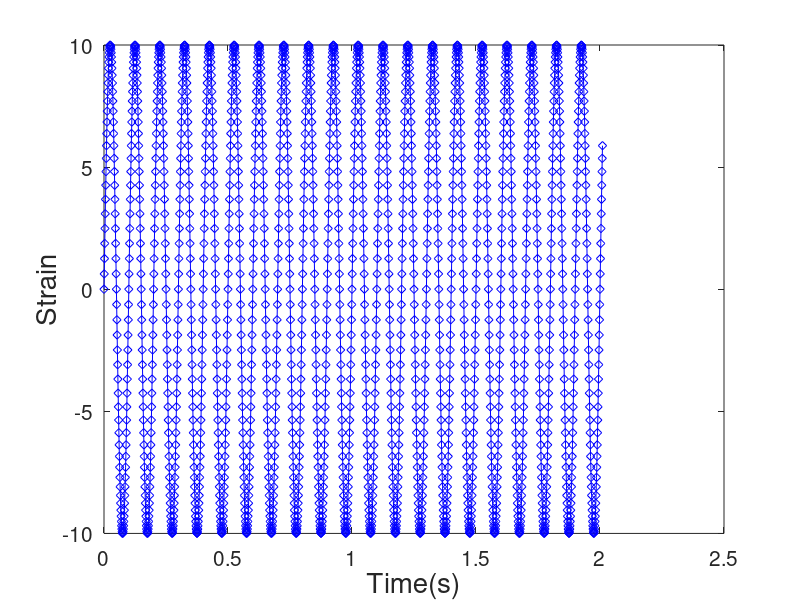
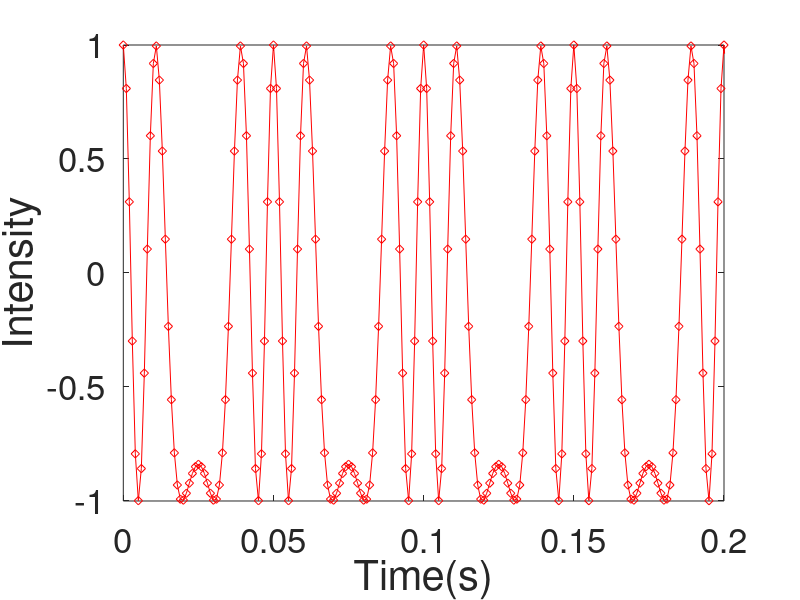

Write MATLAB code to recreate these figures, in order. (Note: this script raises an error after producing the figures.)
%Setting up strain function
Fm=10;
Fs=100;
i=1;
undemodf=[];
Fc=50;
phase0=pi;
t=0:0.001:2.01;
strain=10*sin(2*pi*10*t);
%plotting strain function with time
figure(1);title('Original Strain');plot(t,strain,'-bd');
set(gca,'FontSize',15);
xlabel('Time(s)','FontSize',20);
ylabel('Strain','FontSize',20);
%Setting up intensity
In=zeros(size(strain));
for t=0:0.001:2.01
    In(i)=cos(strain(i));
    i=i+1;
end
%Setting up intensity function and plotting intensity
t=0:0.001:2.01;
figure(2);title('Original Intensity');
plot(t,In,'-rd'); 
set(gca,'FontSize',25);
xlabel('Time(s)','FontSize',30);
ylabel('Intensity','FontSize',30);
xlim([0 0.2]);%%zooming along x-axis
%Setting up the white noise
NoiseIn=awgn(In,5,'measured');%%5 dB SNR
%Implementing low pass filter
FilterIn=lowpass(NoiseIn,0.5);
%Comparing noise and noise free intensity signals
t=0:0.001:2.01;
figure(3);
subplot(2,1,1)
plot(t,In,'-rd');
set(gca,'FontSize',25);
title('Intensity-no noise');
ylabel('Intensity','FontSize',30);
xlabel('time(s)','FontSize',30);
xlim([0 0.2]);
subplot(2,1,2)
plot(t,FilterIn,'-bd');
title('Intensity-White noise');
set(gca,'FontSize',20);
ylabel('Intensity','FontSize',30);
xlabel('time(s)','FontSize',30);
xlim([0 0.2]);
%adding 90 phase and demodulating
In_90=zeros(size(strain));
demod=zeros(size(strain));
kk=1;
for t=0:0.001:2.01
    In_90(kk)=cos(strain(kk)+pi/2);
    demod(kk)=-atan2(In_90(kk), In(kk));
    kk=kk+1;
end
%plotting intensity where phase is changed by 90
t=0:0.001:2.01;
figure(4);title('Intensity phase modulated by 90');
plot(t,In_90,'-rd');
xlim([0 0.2]);
set(gca,'FontSize',25);
xlabel('Time(s)','FontSize',30);
ylabel('Intensity','FontSize',30);
%setting up unwrapping and plotting unwrapped graph
undemod=unwrap(demod);
%Plotting filtered demodulated strain and Original strain-Sin Noise
t=0:0.001:2.01;
figure(5);title('Original strain and Demodualted filtered sin noise strain vs time');
plot(t,[undemod;strain]);
set(gca,'FontSize',25);
legend('Filtered Demodulated Strain-sin noise','Original Strain');
ylabel('Strain','FontSize',30);
xlabel('time(s)','FontSize',30);
xlim([0 0.2]);
t=0:0.001:2.01;
%Plotting demodualted strain
figure(6);
subplot(2,1,1);
plot(t,strain,'--d');
set(gca,'FontSize',25);
title('Original Strain','FontSize',30)
ylabel('Strain','FontSize',30);
xlabel('time(s)','FontSize',30);
subplot(2,1,2);
plot(t,undemod,':rd');
set(gca,'FontSize',25);
title('Demodulated Strain','FontSize',30)
ylabel('Strain','FontSize',30);
xlabel('time(s)','FontSize',30);
%adding 90 phase and demodulating for filtered data
demodf=zeros(size(strain));
kk=1;
for t=0:0.001:2.01
    demodf(kk)=-atan2(In_90(kk), FilterIn(kk));
    kk=kk+1;
end
undemodf=unwrap(demodf);
%Plotting filtered demodulated strain and Original strain-White Noise
t=0:0.001:2.01;
figure(7);title('Filtered white noise strain and Original strain');plot(t,[undemodf;strain]);
set(gca,'FontSize',25);
legend('Filtered Demodulated Strain-white noise','Original Strain');
ylabel('Strain','FontSize',30);
xlabel('time(s)','FontSize',30);
xlim([0 0.2]);
%Creating sin noise of function
i=1;
sinnoise=[];
for t=0:0.001:2.01
    sinnoise(i)=0.9*sin(2*pi*100*t)+In(i);
    i=i+1;
end
%Passing Intensity with sin noise through a low pass filter
FilterInSin=lowpass(sinnoise,0.1);
%Comparing noise and noise free intensity signals
t=0:0.001:2.01;
figure(8);
subplot(2,1,1)
plot(t,In,'-rd');
set(gca,'FontSize',25);
title('Intensity-no noise');
ylabel('Intensity','FontSize',30);
xlabel('time(s)','FontSize',30);
xlim([0 0.2]);
subplot(2,1,2)
plot(t,FilterInSin,'-bd');
title('Intensity-Sine noise');
set(gca,'FontSize',20);
ylabel('Intensity','FontSize',30);
xlabel('time(s)','FontSize',30);
xlim([0 0.2]);
t=0:0.001:2.01;
%adding 90 phase and demodulating-sin wave
In_90=zeros(size(strain));
demods=zeros(size(strain));
kk=1;
for t=0:0.001:2.01
    In_90(kk)=cos(strain(kk)+pi/2);
    demods(kk)=-atan2(In_90(kk), FilterInSin(kk));
    kk=kk+1;
end
%setting up unwrapping and plotting unwrapped graph-sin noise
undemods=unwrap(demods);
%Plotting demodualted strain of sinnoise
t=0:0.001:2.01;
figure(9);
subplot(2,1,1);
plot(t,strain,'--d');
set(gca,'FontSize',25);
title('Original Strain','FontSize',30)
ylabel('Strain','FontSize',30);
xlabel('time(s)','FontSize',30);
subplot(2,1,2);
plot(t,undemods,':rd');
set(gca,'FontSize',25);
title('Demodulated Strain-sin noise','FontSize',30)
ylabel('Strain','FontSize',30);
xlabel('time(s)','FontSize',30);
%Plotting demodualted strain of white noise
t=0:0.001:2.01;
figure(10);
subplot(2,1,1);
plot(t,strain,'--d');
set(gca,'FontSize',25);
title('Original Strain','FontSize',30)
ylabel('Strain','FontSize',30);
xlabel('time(s)','FontSize',30);
subplot(2,1,2);
plot(t,undemodf,':rd');
set(gca,'FontSize',25);
title('Demodulated Strain-White noise','FontSize',30)
ylabel('Strain','FontSize',30);
xlabel('time(s)','FontSize',30);



